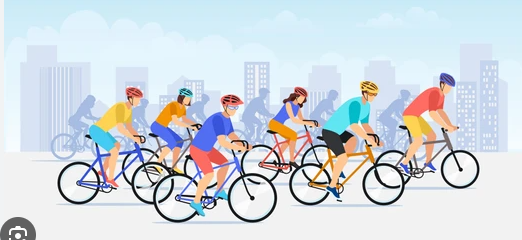
#> input picture Screenshot 2025-05-31 150635.png, 522 x 240 px
$ jupyter execute IMAGE_PROCESSING_USING_OPENCV.ipynb   (shell and % lines are left out)
#> lines starting #> are read from the running program, lines starting #| are printed output that depends on the picture; after the words box and inside, x2 and y2 are one past the last pixel; in counts of white or black regions, pixels touching at a corner belong together
Upload Your Image

[cell 1]
from google.colab import files
uploaded = files.upload()
#> the answer given: Screenshot 2025-05-31 150635.png

Import necessary modules:

[cell 2]
import cv2
import numpy as np
import matplotlib.pyplot as plt

LOAD THE IMAGE

[cell 3]
image = cv2.imread('Screenshot 2025-05-31 150635.png')  # Replace with your image name
#> image is the input picture: shape (240, 522, 3); mean B, G, R 223.7, 217, 209.4
image_rgb = cv2.cvtColor(image, cv2.COLOR_BGR2RGB)

plt.imshow(image_rgb)
plt.title("Original Image")
plt.axis("off")
plt.show()

ACCESS PIXCEL VALUES

[cell 4]
x, y = 50, 100  # adjust based on your image
(b, g, r) = image[y, x]
#> b = 235; g = 210; r = 198
print(f"Pixel at ({x},{y}): B={b}, G={g}, R={r}")
#| Pixel at (50,100): B=235, G=210, R=198

Convert to grayscale:

[cell 5]
gray = cv2.cvtColor(image, cv2.COLOR_BGR2GRAY)
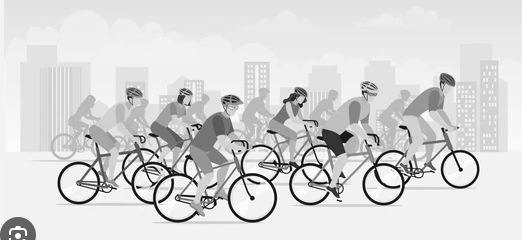
#> gray: shape (240, 522); min 0, max 255, mean 215.5

plt.imshow(gray, cmap='gray')
plt.title("Grayscale Image")
plt.axis("off")
plt.show()

Apply Gaussian Blur

[cell 6]
blur = cv2.GaussianBlur(gray, (15, 15), 0)
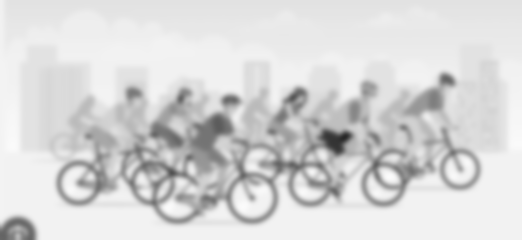
#> blur: shape (240, 522); min 39, max 251, mean 215.5

plt.imshow(blur, cmap='gray')
plt.title("Blurred Image")
plt.axis("off")
plt.show()

Thresholding

[cell 7]
_, thresh = cv2.threshold(gray, 127, 255, cv2.THRESH_BINARY)
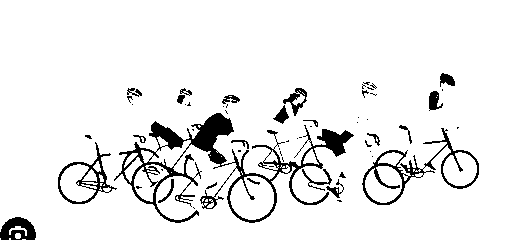
#> thresh: shape (240, 522); 92.6% white; 59 black regions (35 under 20 px), largest, box (x1, y1, x2, y2) and area: (114, 113, 354, 223) 4943, (362, 128, 479, 205) 1270, (58, 142, 117, 204) 663

plt.imshow(thresh, cmap='gray')
plt.title("Thresholded Image")
plt.axis("off")
plt.show()

Edge Detection (Canny)

[cell 8]
edges = cv2.Canny(gray, 100, 200)
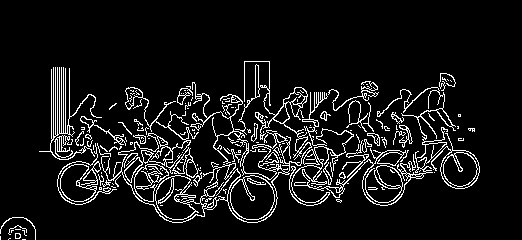
#> edges: shape (240, 522); 8.5% white in thin lines or dots, all inside (x1, y1, x2, y2) = (0, 61, 480, 240)

plt.imshow(edges, cmap='gray')
plt.title("Edge Detection")
plt.axis("off")
plt.show()

Find and Draw Contours

[cell 9]
contours, _ = cv2.findContours(edges, cv2.RETR_EXTERNAL, cv2.CHAIN_APPROX_SIMPLE)
#> contours = 154 contours, 127 with area under 20; largest, box (x1, y1, x2, y2) and area: (101, 61, 312, 223) 3071, (230, 175, 275, 220) 1538, (289, 87, 456, 206) 1314, (431, 133, 480, 189) 1203, (60, 161, 101, 202) 992
image_with_contours = image.copy()
cv2.drawContours(image_with_contours, contours, -1, (0, 255, 0), 2)
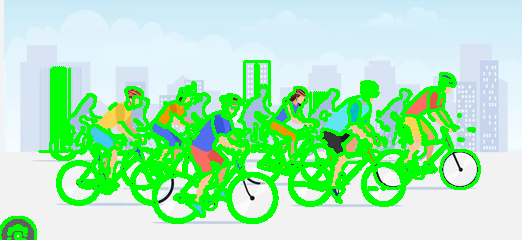
#> image_with_contours: shape (240, 522, 3); mean B, G, R 184.1, 235.5, 170.6

image_with_contours_rgb = cv2.cvtColor(image_with_contours, cv2.COLOR_BGR2RGB)
plt.imshow(image_with_contours_rgb)
plt.title("Contours")
plt.axis("off")
plt.show()

histogram(pixcel distribution)

[cell 10]
hist = cv2.calcHist([gray],[0],None,[256],[0,256])
#> hist = 256 values, max 26111 at index 242, min 12 at index 2, mean 489.4
plt.figure(figsize=(6,4))
plt.plot(hist, color='gray')
plt.title('Grayscale Histogram')
plt.xlabel('Pixel value')
plt.ylabel('Frequency')
plt.show()
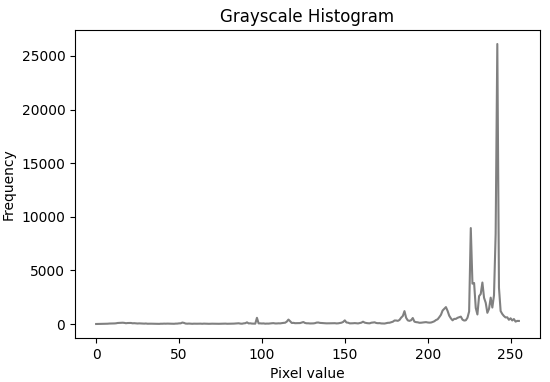
#> figure drawn by matplotlib, 1 panel; curve peaks at x = 242, y = 26111
